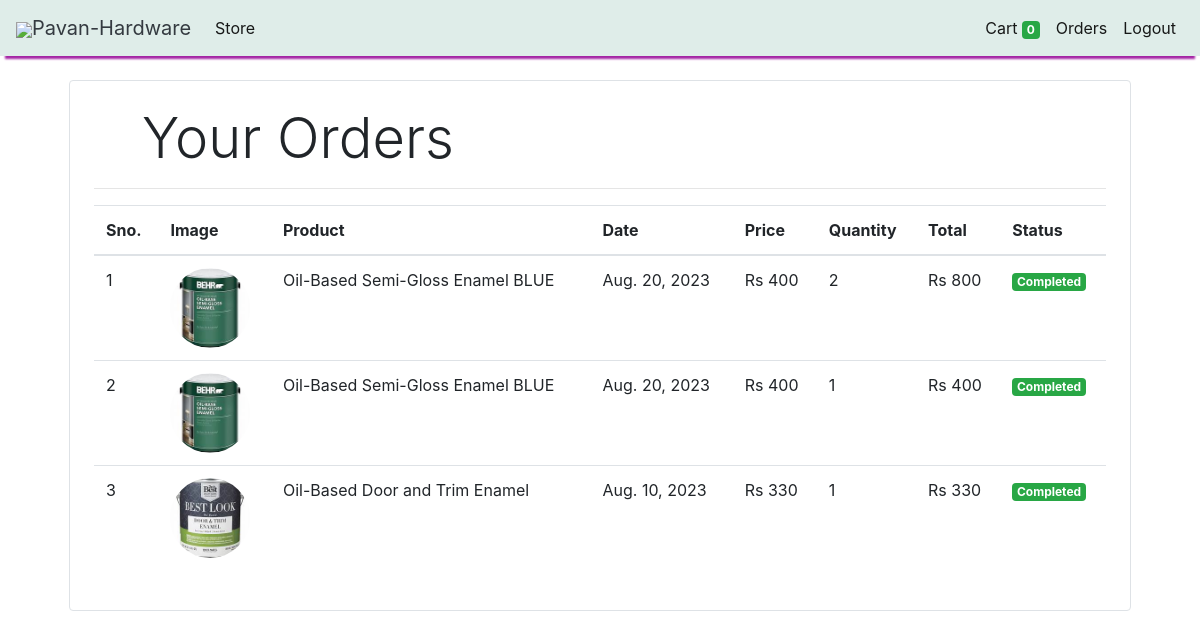
The page /orders (signed in) on the database its author committed.
### store/models/orders.py (models this page shows, shortened)
class Order(models.Model):
    product = models.ForeignKey(Products,
                                on_delete=models.CASCADE)
    customer = models.ForeignKey(Customer,
                                 on_delete=models.CASCADE)
    quantity = models.IntegerField(default=1)
    price = models.IntegerField()
    address = models.CharField (max_length=50, default='', blank=True)
    phone = models.CharField (max_length=50, default='', blank=True)
    date = models.DateField (default=datetime.datetime.today)
    status = models.BooleanField (default=False)
    @staticmethod
    def get_orders_by_customer(customer_id):
        return Order.objects.filter(customer=customer_id).order_by('-date')

### store/models/product.py (models this page shows, shortened)
class Products(models.Model):
    name = models.CharField(max_length=60)
    price= models.IntegerField(default=0)
    category= models.ForeignKey(Category,on_delete=models.CASCADE,default=1 )
    description= models.CharField(max_length=250, default='', blank=True, null= True)
    image= models.ImageField(upload_to='uploads/products/')

### store/middlewares/auth.py (the view)
    def middleware(request):
        print(request.session.get('customer'))
        returnUrl = request.META['PATH_INFO']
        print(request.META['PATH_INFO'])
        if not request.session.get('customer'):
           return redirect(f'login?return_url={returnUrl}')
        response = get_response(request)
        return response

### store/templatetags/custom_filter.py (called while the page is built)
@register.filter(name='currency')
def currency(number):
    return "Rs "+str(number)

@register.filter(name='multiply')
def multiply(number , number1):
    return number * number1

### store/views/orders.py (called while the page is built)
    def get(self , request ):
        customer = request.session.get('customer')
        orders = Order.get_orders_by_customer(customer)
        print(orders)
        return render(request , 'orders.html'  , {'orders' : orders})

### store/templates/orders.html
{% extends 'base.html' %}
{% block content %}
{% load cart %}
{% load custom_filter %}
<div class="container">
   <div class="border rounded p-4 m-4">
        <p class="display-4 pl-4 ml-4">Your Orders</p>
        <hr>
        <table class="table">
            <thead>
                <tr>
                    <th>Sno.</th>
                    <th>Image</th>
                    <th>Product</th>
                    <th>Date</th>
                    <th>Price</th>
                    <th>Quantity</th>
                    <th>Total</th>
                    <th>Status</th>
                </tr>
            </thead>
            <tbody>
                {% for order in orders %}
                <tr>
                    <td>{{forloop.counter}}</td>
                    <td><img style="height: 80px;" class="rounded-circle" src="{{order.product.image.url}}" alt=""></td>
                    <td>{{order.product.name}}</td>
                    <td>{{order.date}}</td>
                    <td>{{order.price|currency}}</td>
                    <td>{{order.quantity}}</td>
                    <td>{{order.quantity|multiply:order.price|currency}}</td>
                    {% if order.status %}
                    <td><small class="badge badge-success">Completed</small></td>
                    {%else%}
                    <td><small class="badge badge-warning">Pending</small></td>
                    {% endif %}
                </tr>
                {% endfor %}
            </tbody>
        </table>
   </div>
</div>
{% endblock %}

### store/templates/base.html (shortened to what this page needs)
<!doctype html>
<html lang="en">
<head>
  <link rel="stylesheet" href="https://maxcdn.bootstrapcdn.com/bootstrap/4.0.0/css/bootstrap.min.css"
>
</head>
<body>
<nav class="one-edge-shadow
  navbar navbar-light
  sticky-top navbar
  navbar-expand-lg
  text-white">
    <a class="navbar-brand ms-3 text-dark " href="/">
    <link rel="stylesheet" href="https://use.fontawesome.com/releases/v5.7.0/css/all.css">
    <img src="https://tse3.mm.bing.net/th?id=OIP.gXDSTbwMdD1k5o43UGmqwgHaH0&pid=Api&P=0&h=180" style="width:50px;height:50px,color:white;">Pavan-Hardware</a>
    <div class="collapse navbar-collapse" id="navbarSupportedContent">
      <ul class="navbar-nav mr-auto">
        <li class="nav-item active">
          <a class="nav-link" href="/store">Store <span class="sr-only">(current)</span></a>
        </li>
          </ul>
      <ul class=" navbar-nav my-2 my-lg-0">
        <li class="nav-item active">
          <a class="nav-link" href="/cart">Cart
            <span class="badge badge-success">{{request.session.cart.keys|length}}</span>
            <span class="sr-only">(current)</span></a>
        </li>
        {% if request.session.customer %}
        <li class="nav-item active ">
          <a class="nav-link" href="/orders">Orders<span class="sr-only">(current)</span></a>
        </li>
        <li class="nav-item active ">
          <a class="nav-link" href="/logout">Logout<span class="sr-only">(current)</span></a>
        </li>
        {% endif %}
      </ul>
    </div>
  </nav>
  {% block content %}{% endblock %}
  </body>
</html>

### store/templates/base.html (style rules this page uses)
nav { background-color: rgb(223, 237, 233); }
.one-edge-shadow { box-shadow: 0 8px 2px -5px rgb(164, 37, 164); }

### rows shown on the page
Order: product.image (picture), product.name "Oil-Based Semi-Gloss Enamel BLUE", date "Aug. 20, 2023", price "Rs 400", quantity "2", quantity|multiply "Rs 800", status "Completed"
Order: product.image (picture), product.name "Oil-Based Semi-Gloss Enamel BLUE", date "Aug. 20, 2023", price "Rs 400", quantity "1", quantity|multiply "Rs 400", status "Completed"
Order: product.image (picture), product.name "Oil-Based Door and Trim Enamel", date "Aug. 10, 2023", price "Rs 330", quantity "1", quantity|multiply "Rs 330", status "Completed"

### other values the page prints
{{ request.session.cart.keys|length }} "0"
